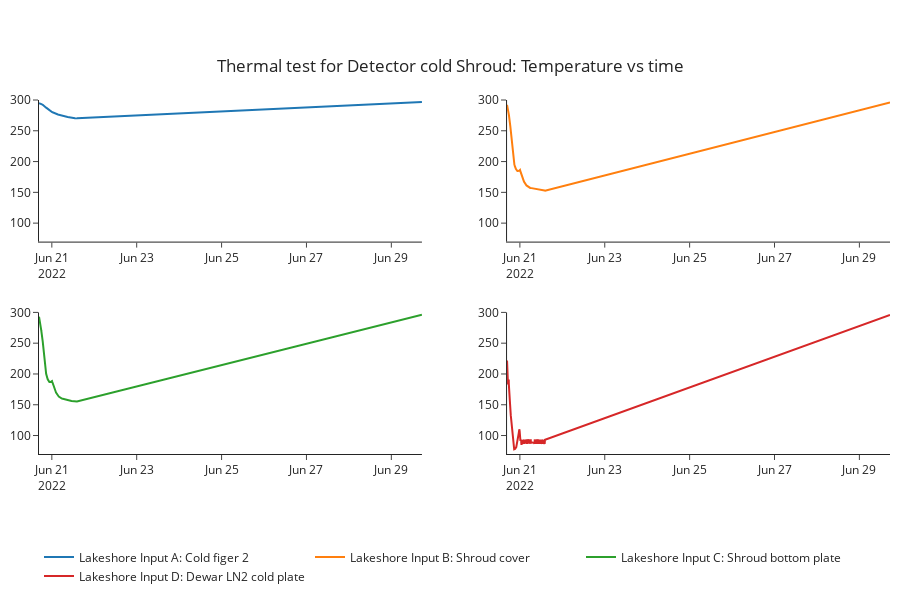

Notebook source saved alongside this figure:
### Code cell
while True: 
    path=r"D:\OneDrive - University of Arizona\optical sciences\Research\Erika Hamden Group\Code\Cryocooler_Control_software\Temperature log 06202022.csv"
    path_2=r'D:\OneDrive - University of Arizona\optical sciences\Research\Erika Hamden Group\Code\Cryocooler_Control_software\Temperature log 06212022.csv'
    df=pd.read_csv(path)
    df2=pd.read_csv(path_2)
    df=df.append(df2,ignore_index=True)
    
    fig = plotly.subplots.make_subplots(rows=2, cols=2, vertical_spacing=0.2)
    fig['layout']['margin'] = {'l': 30, 'r': 10, 'b': 30, 't': 100}
    fig['layout']['legend'] = {'x': 0, 'y': -0.25, 'xanchor': 'left','orientation':"h"}

    fig.append_trace({
        'x': df.time,
        'y': df.tempA_log,
        'name': 'Lakeshore Input A: Cold figer 2',
        'type': 'scatter'
    }, 1, 1)


    fig.append_trace({
        'x': df.time,
        'y': df.tempB_log,
        'name': 'Lakeshore Input B: Shroud cover',
        'type': 'scatter'
    }, 1, 2)

    fig.append_trace({
        'x': df.time,
        'y': df.tempC_log,
        'name': 'Lakeshore Input C: Shroud bottom plate',
        'type': 'scatter'
    }, 2, 1)

    fig.append_trace({
        'x': df.time,
        'y': df.tempD_log,
        'name': 'Lakeshore Input D: Dewar LN2 cold plate',
        'type': 'scatter'
    }, 2, 2)

    # fig.update_layout(yaxis = dict(range=[77,300]))
    fig.update_layout(width=900,height=600)

    fig.update_yaxes(range=[70.0,300.0],row=1,col=1)
    fig.update_yaxes(range=[70,300],row=1,col=2)
    fig.update_yaxes(range=[70,300],row=2,col=1)
    fig.update_yaxes(range=[70,300],row=2,col=2)
    fig.update_layout(
        title={
            'text':"Thermal test for Detector cold Shroud: Temperature vs time",
            'y':0.9,
            'x':0.5,
            'xanchor': 'center',
            'yanchor': 'top'})
    # fig.update_layout(xaxis_tickformat = '%H:%M')
    # fig.update_xaxes(ticks= "outside",
    #                  ticklabelmode= "period", 
    #                  tickcolor= "black", 
    #                  ticklen=10, 
    #                  dtick=10,
    #                 #  minor=dict(
    #                 #      ticklen=4,  
    #                 #      dtick=7*24*60*60*1000,  
    #                 #      tick0="2016-07-03", 
    #                 #      griddash='dot', 
    #                 #      gridcolor='white'),
    #                 row=1,col=1)
    fig.layout.template='simple_white'
    fig.show()
    time.sleep(20)
    clear_output(wait=True)
    fig.write_html("temprature_cold_shroud_05212022_final.html")

### Figure 1 — Plotly figure (JSON) as saved in the notebook; plotly's stock layout.template omitted (floating-point values rounded to 4 significant figures; data arrays with more than 128 entries replaced by an {"elided": "..."} marker saying what was removed)
{"data": [{"name": "Lakeshore Input A: Cold figer 2", "type": "scatter", "x": {"elided": "3143 str values"}, "xaxis": "x", "y": {"elided": "3143 float values"}, "yaxis": "y"}, {"name": "Lakeshore Input B: Shroud cover", "type": "scatter", "x": {"elided": "3143 str values"}, "xaxis": "x2", "y": {"elided": "3143 float values"}, "yaxis": "y2"}, {"name": "Lakeshore Input C: Shroud bottom plate", "type": "scatter", "x": {"elided": "3143 str values"}, "xaxis": "x3", "y": {"elided": "3143 float values"}, "yaxis": "y3"}, {"name": "Lakeshore Input D: Dewar LN2 cold plate", "type": "scatter", "x": {"elided": "3143 str values"}, "xaxis": "x4", "y": {"elided": "3143 float values"}, "yaxis": "y4"}], "layout": {"height": 600, "legend": {"orientation": "h", "x": 0, "xanchor": "left", "y": -0.25}, "margin": {"b": 30, "l": 30, "r": 10, "t": 100}, "title": {"text": "Thermal test for Detector cold Shroud: Temperature vs time", "x": 0.5, "xanchor": "center", "y": 0.9, "yanchor": "top"}, "width": 900, "xaxis": {"anchor": "y", "domain": [0, 0.45]}, "xaxis2": {"anchor": "y2", "domain": [0.55, 1]}, "xaxis3": {"anchor": "y3", "domain": [0, 0.45]}, "xaxis4": {"anchor": "y4", "domain": [0.55, 1]}, "yaxis": {"anchor": "x", "domain": [0.6, 1], "range": [70, 300]}, "yaxis2": {"anchor": "x2", "domain": [0.6, 1], "range": [70, 300]}, "yaxis3": {"anchor": "x3", "domain": [0, 0.4], "range": [70, 300]}, "yaxis4": {"anchor": "x4", "domain": [0, 0.4], "range": [70, 300]}}}
